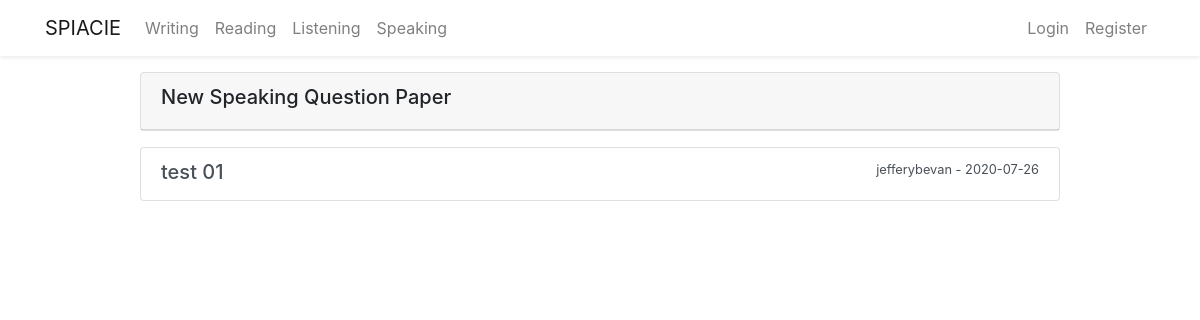
The page /speaking on the database as committed earlier.
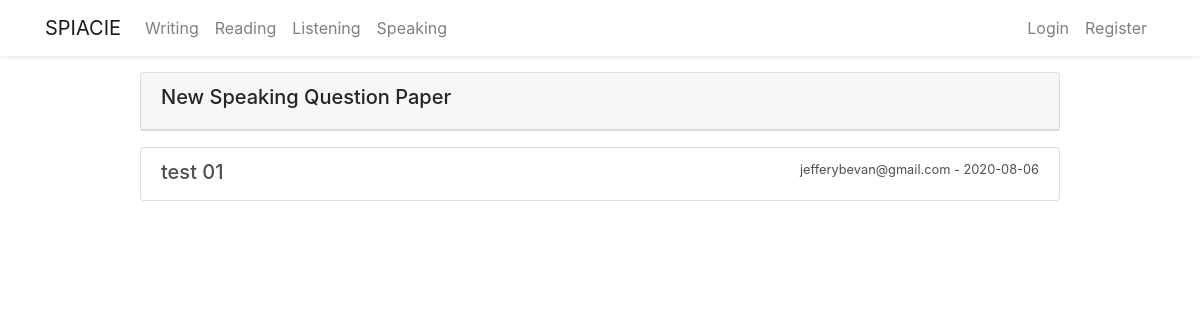
The same page on the database as committed later.
### flaskblog/models.py (models this page shows, shortened)
class Speaking(db.Model):
    id = db.Column(db.Integer, primary_key=True)
    title = db.Column(db.String(300), unique=True, nullable=False)
    question_01 = db.Column(db.String(500), nullable=False)
    question_02 = db.Column(db.String(500), nullable=False)
    question_03 = db.Column(db.String(500), nullable=False)
    question_04 = db.Column(db.String(500), nullable=False)
    question_05 = db.Column(db.String(500), nullable=False)
    date_posted = db.Column(db.DateTime, nullable=False,
                            default=datetime.now())
    user_id = db.Column(db.Integer, db.ForeignKey('user.id'), nullable=False)

class User(db.Model, UserMixin):
    id = db.Column(db.Integer, primary_key=True)
    firstname = db.Column(db.String(20), nullable=False)
    lastname = db.Column(db.String(20), nullable=False)
    username = db.Column(db.String(20), unique=True, nullable=False)
    email = db.Column(db.String(20), unique=True, nullable=False)
    password = db.Column(db.String(20), nullable=False)
    image_file = db.Column(db.String(20), nullable=False,
                           default='default.jpg')
    post = db.relationship('Post', backref='author', lazy=True)
    writingpaper = db.relationship(
        'Writingpaper', backref='wcreator', lazy=True)
    writinganswer = db.relationship(
        'Writingpaperanswer', backref='wcandidate', lazy=True)
    speaking = db.relationship(
        'Speaking', backref='vspeak', lazy=True)
    speakinganswer = db.relationship(
        'Speakinganswer', backref='speakanswer', lazy=True)

### flaskblog/speaking/routes.py (the view)
@speaking.route("/speaking")
def speak():
    speakings = Speaking.query.all()
    return render_template('speaking.html', speakings=speakings)

### flaskblog/templates/speaking.html (shortened to what this page needs)
{% extends 'layout.html' %} {% block content %}
<div class="row justify-content-center mt-3">
  <div class="col-md-10">
    <div class="card mb-3">
      <div class="card-header">
        <h5>New Speaking Question Paper</h5>
      </div>
    </div>
    {% for speaking in speakings %}
    <div class="list-group">
      <a
        href="{{ url_for('speaking.show_speaking', speaking_id= speaking.id )}}"
        class="list-group-item list-group-item-action"
      >
        <div class="d-flex w-100 justify-content-between">
          <h5 class="mb-1">{{ speaking.title }}</h5>
          <small>
            {{ speaking.vspeak.username }} -
            {{speaking.date_posted.strftime('%Y-%m-%d') }}</small
          >
        </div>
      </a>
    </div>
    {% endfor %}
  </div>
</div>
{% endblock content %}

### flaskblog/templates/layout.html (shortened to what this page needs)
<!DOCTYPE html>
<html lang="en">
  <head>
    <link
      rel="stylesheet"
      href="https://stackpath.bootstrapcdn.com/bootstrap/4.5.0/css/bootstrap.min.css"
    />
  </head>
  <body>
    {% include 'includes/_navbar.html' %}
    <div class="container mt-3">
       {% block content %} {% endblock
      content%}
    </div>
  </body>
</html>

### flaskblog/templates/includes/_navbar.html (shortened to what this page needs)
<nav class="navbar navbar-expand-md navbar-light bg-white shadow-sm">
  <div class="container">
    <a class="navbar-brand" href="/">SPIACIE</a>
    <div class="collapse navbar-collapse" id="navbarSupportedContent">
      <ul class="navbar-nav mr-auto">
        <li class="nav-item">
          <a class="nav-link" href="{{ url_for('writing.write') }}">Writing</a>
        </li>
        <li class="nav-item">
          <a class="nav-link" href="#">Reading</a>
        </li>
        <li class="nav-item">
          <a class="nav-link" href="#">Listening</a>
        </li>
        <li class="nav-item">
          <a class="nav-link" href="{{ url_for('speaking.speak') }}">Speaking</a>
        </li>
      </ul>
      <ul class="navbar-nav ml-auto">
        {% if current_user.is_authenticated %}
        <li class="nav-item">
          <a class="nav-link" href="/post/new">New Post</a>
        </li>
        <li class="nav-item">
          <a class="nav-link" href="/account">Account</a>
        </li>
        <li class="nav-item">
          <a class="nav-link" href="/logout">Logout</a>
        </li>
        {% else %}
        <li class="nav-item">
          <a class="nav-link" href="/login">Login</a>
        </li>
        <li class="nav-item">
          <a class="nav-link" href="/register">Register</a>
        </li>
        {% endif %}
      </ul>
    </div>
  </div>
</nav>

Rows that differ between the two databases and show on the page:
changed Speaking "test 01": vspeak.username "jefferybevan" → "jefferybevan@gmail.com"; date_posted "2020-07-26" → "2020-08-06"
